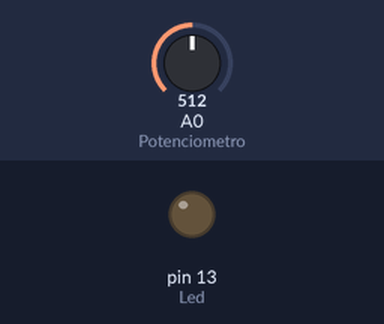
This sketch was run on a simulated Arduino Uno, built with avr-gcc and run on an emulated ATmega328P. On the bench: output pins drawn as LEDs (lit = HIGH). Inputs (shaded band) come from the test bench; at power-on: A0 (Potenciometro) = 512.

Above: at 1.2 s.
1.3 s: A0 (Potenciometro) set to 532
At 2.5 s:
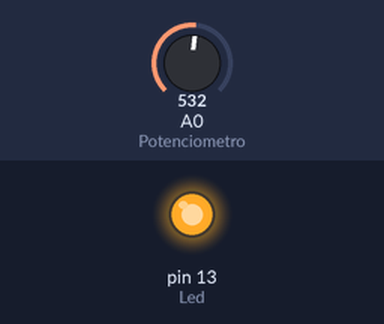
2.8 s: A0 (Potenciometro) set to 511
At 3.8 s:
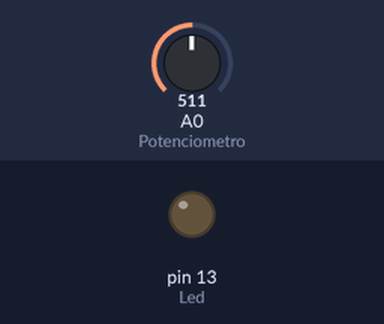
4.3 s: A0 (Potenciometro) set to 716
At 4.9 s:
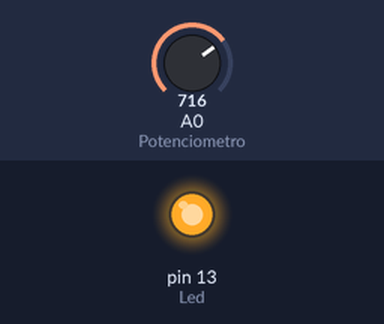
Timing chart, 0 to 7.3 s (numbered marks = the images above; inputs shaded):
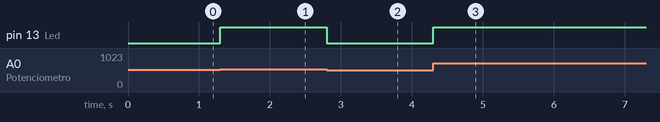

The sketch:

potenciometro.ino
```cpp
const int Potenciometro = A0;
const int Led = 13;
int ValorPot = 0;
int pwm = 0;

void setup(){
  pinMode(Led, OUTPUT);
}

void loop(){
  ValorPot = analogRead(Potenciometro);
  pwm = map(ValorPot, 0, 1023, 0 ,255);
  analogWrite(Led, pwm);
}
```

Measured:
- the behaviour switches between 513 and 514 on A0 (Potenciometro) (found by bisection; images 0 and 1)
- after the input at 1.3 s, pin 13 (Led): LOW → HIGH at once
- after the input at 2.8 s, pin 13 (Led): HIGH → LOW at once
- after the input at 4.3 s, pin 13 (Led): LOW → HIGH at once
